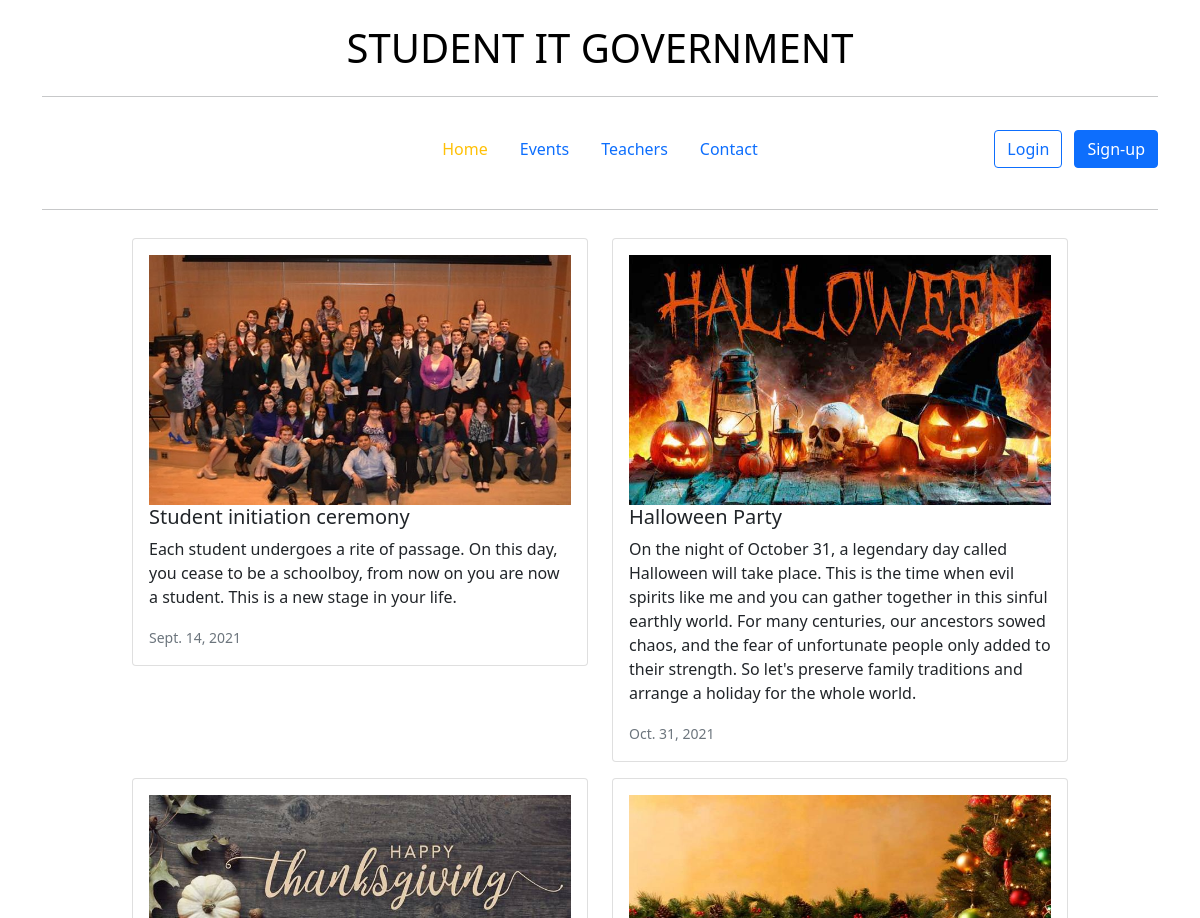
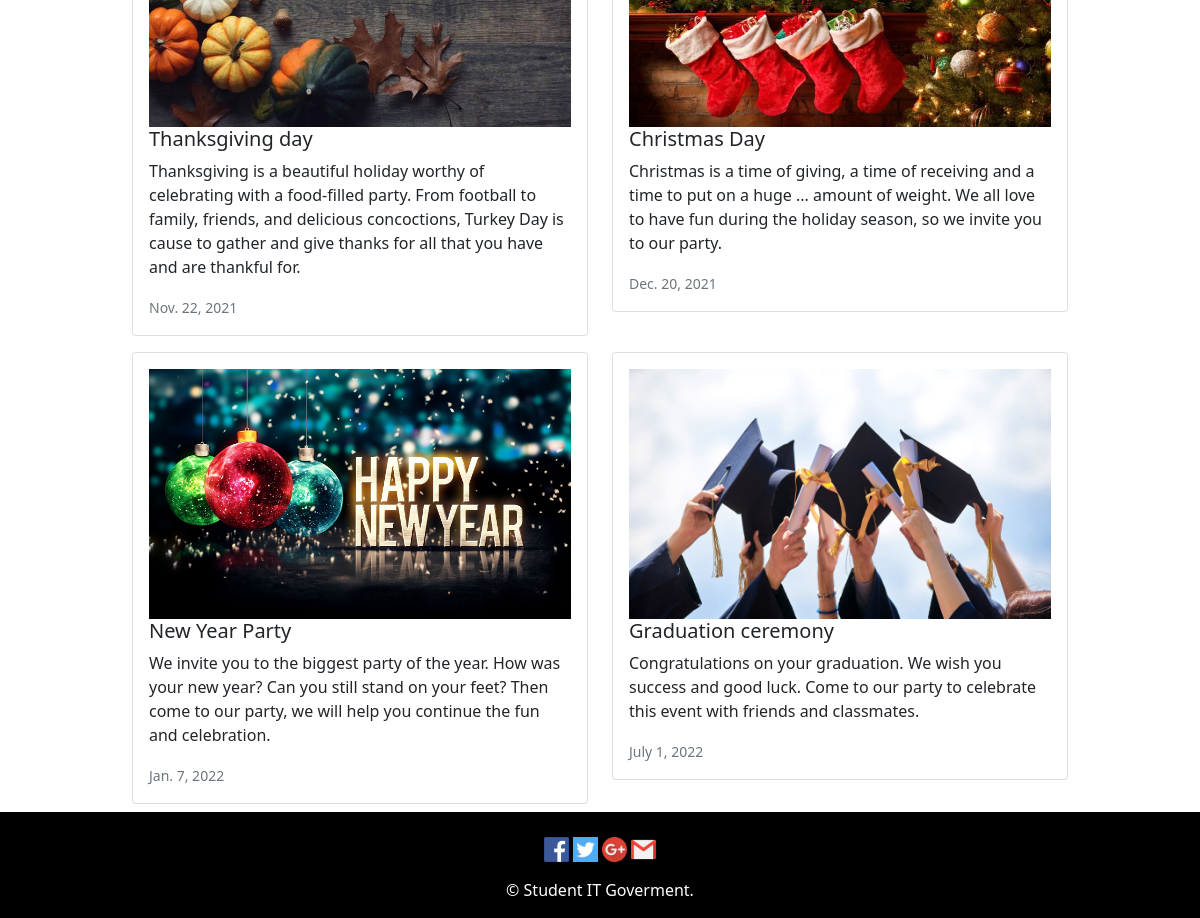
Screenshot of /events/ with the database file from the repository (2 pictures, top to bottom).
### mainapp/models.py (models this page shows)
class Gallery(models.Model):
    title = models.CharField(max_length=255)
    description = models.TextField()
    photo = models.ImageField(upload_to="photos/gallery")
    time_create = models.DateField()

### mainapp/views.py (the view)
# urls.py: path('events/', events, name='events'),
def events(request):
    posts = Gallery.objects.all()
    return render(request, 'mainapp/events.html', {'posts': posts})

### mainapp/templates/mainapp/events.html (shortened to what this page needs)
{% extends 'mainapp/base.html' %}
{% load static %}
{% block content %}
<div class="container" style="width: 960px">
    <div class="row" style="margin-top: 20px;">
{% for p in posts %}
    <div class="col-sm-6 mt-2 mb-2">
          <div class="card">
            <div class="card-body">
            <img src="{{p.photo.url}}" alt="Image" width="100%" height="250px">
             <h5 class="card-title">{{p.title}}</h5>
             <p class="card-text">{{p.description}}</p>
             <p class="card-text"><small class="text-muted">{{p.time_create}}</small></p>
            </div>
          </div>
        </div>
{% endfor%}
    </div>
</div>
{% endblock %}

### mainapp/templates/mainapp/base.html (shortened to what this page needs)
{% load static %}
<!DOCTYPE html>
<html lang="en">
<head>
    <link href="https://cdn.jsdelivr.net/npm/bootstrap@5.1.3/dist/css/bootstrap.min.css" rel="stylesheet">
    <link href="https://cdnjs.cloudflare.com/ajax/libs/animate.css/3.7.2/animate.min.css" rel="stylesheet">
</head>
<body>
<div class="container">
    <h1 class="text-center text-black m-4 text-uppercase">student it government</h1>
    <hr class="style1">
    <header class="d-flex flex-wrap align-items-center justify-content-center justify-content-md-between py-3 mb-4">
      <ul class="nav col-12 col-md-auto mb-2 justify-content-center mb-md-0">
        <li><a href="{% url 'homepage' %}" class="nav-link text-warning">Home</a></li>
        <li><a href="{% url 'events' %}" class="nav-link">Events</a></li>
        <li><a href="{% url 'teachers' %}" class="nav-link">Teachers</a></li>
        <li><a href="{% url 'contact' %}" class="nav-link">Contact</a></li>
      </ul>
      <div class="col-md-3 text-end">
                <a href="#" class="text-decoration-none" data-toggle="modal" data-target="#login"><button type="button" class="btn btn-outline-primary me-2" >Login</button></a>
                <a href="{% url 'register' %}" class="text-decoration-none"><button type="button" class="btn btn-primary">Sign-up</button></a>
      </div>
    </header>
    <hr class="style1">
  </div>
    <div class="container-fluid mt-3">
{% block content %}{% endblock %}
  </div>
<footer class="text-center text-lg-start" style="background-color: #000000;">
    <div class="text-center center-block">
             <br>
              <a href="https://www.facebook.com/"><img src="{% static 'mainapp/images/facebook.png' %}" style="height: 25px; width: 25px;"></a>
 	            <a href="https://twitter.com/"><img src="{% static 'mainapp/images/twitter.png' %}" style="height: 25px; width: 25px;"></a>
 	            <a href="https://plus.google.com/"><img src="{% static 'mainapp/images/googleplus.png' %}" style="height: 25px; width: 25px;"></a>
 	            <a href="https://gmail.com/"><img src="{% static 'mainapp/images/gmail.png' %}" style="height: 25px; width: 25px;"></a>
 </div>
    <div class="text-center text-white p-3" style="background-color: #000000;">
      © Student IT Goverment.
    </div>
  </footer>
</body>
</html>

### rows the page displays
Gallery: photo (picture), title "Student initiation ceremony", description "Each student undergoes a rite of passage. On this day, you cease to be a schoolboy, from now on you are now a student. This is a new stage in your life.", time_create "Sept. 14, 2021"
Gallery: photo (picture), title "Halloween Party", description "On the night of October 31, a legendary day called Halloween will take place. This is the time when evil spirits like me and you can gather together in this sinful earthly world. For many centuries, our ancestors sowed chaos, and the fear of unfortunate people only added to their strength. So let's preserve family traditions and arrange a holiday for the whole world.", time_create "Oct. 31, 2021"
Gallery: photo (picture), title "Thanksgiving day", description "Thanksgiving is a beautiful holiday worthy of celebrating with a food-filled party. From football to family, friends, and delicious concoctions, Turkey Day is cause to gather and give thanks for all that you have and are thankful for.", time_create "Nov. 22, 2021"
Gallery: photo (picture), title "Christmas Day", description "Christmas is a time of giving, a time of receiving and a time to put on a huge ... amount of weight. We all love to have fun during the holiday season, so we invite you to our party.", time_create "Dec. 20, 2021"
Gallery: photo (picture), title "New Year Party", description "We invite you to the biggest party of the year. How was your new year? Can you still stand on your feet? Then come to our party, we will help you continue the fun and celebration.", time_create "Jan. 7, 2022"
Gallery: photo (picture), title "Graduation ceremony", description "Congratulations on your graduation. We wish you success and good luck. Come to our party to celebrate this event with friends and classmates.", time_create "July 1, 2022"
